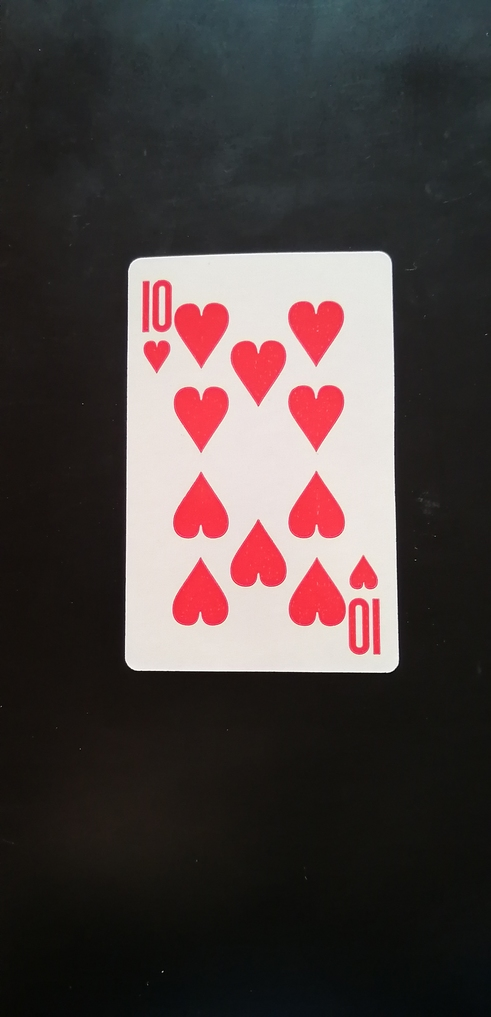
#> input picture data_sift/train/10h.jpg, 491 x 1017 px; its folder holds only this picture in this run
$ python -i multiple_cards.py   (imports and definitions only)   (older library calls are emulated)
#> lines starting #> are read from the running program, lines starting #| are printed output that depends on the picture; after the words box and inside, x2 and y2 are one past the last pixel; in counts of white or black regions, pixels touching at a corner belong together
import cv2
import os
import glob
import matplotlib.pyplot as plt
import numpy as np


def to_gray_scale(img):
    img_gray = cv2.cvtColor(img, cv2.COLOR_RGB2GRAY)
    return img_gray


def preprocess_image(image):
    image = cv2.bilateralFilter(image, d=7, sigmaSpace=75, sigmaColor=75)
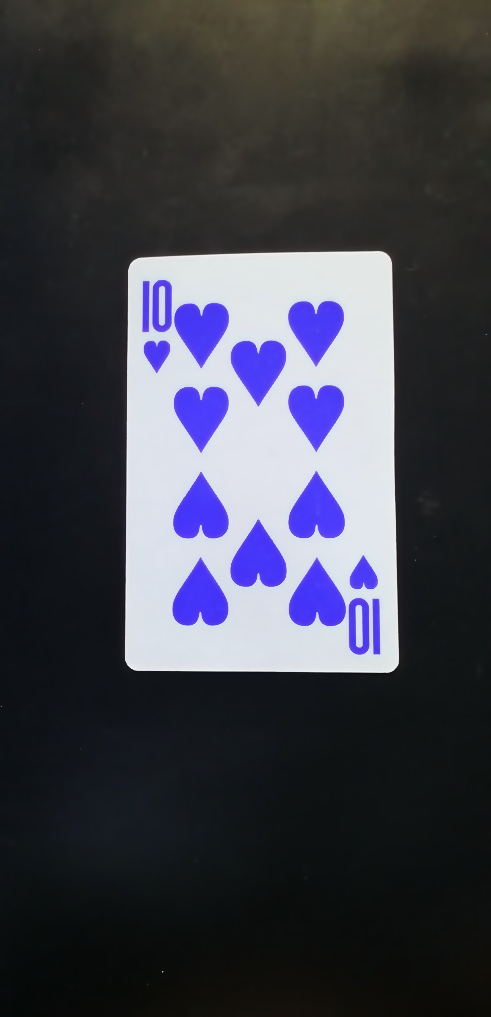
#> image: shape (1017, 491, 3); mean of channels 0, 1, 2 75.4, 65, 64.3; drawn as B, G, R
    img_gray = to_gray_scale(image)
#> in to_gray_scale, `img_gray = cv2.cvtColor(img, cv2.COLOR_RGB2GRAY)`:
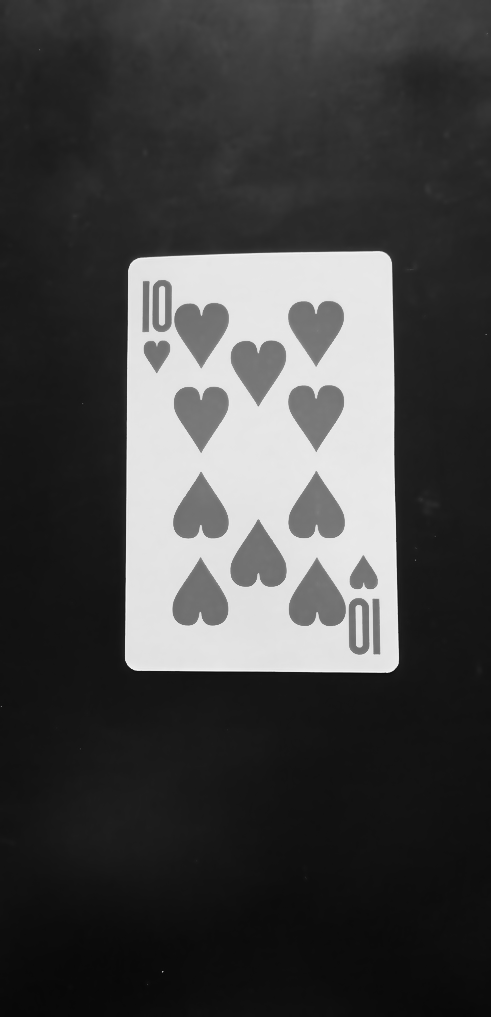
#> img_gray: shape (1017, 491); min 7, max 243, mean 68.1
    a = img_gray.max()
#> a = 243
    _, thresh = cv2.threshold(img_gray, a / 2 + 60, a, cv2.THRESH_BINARY)
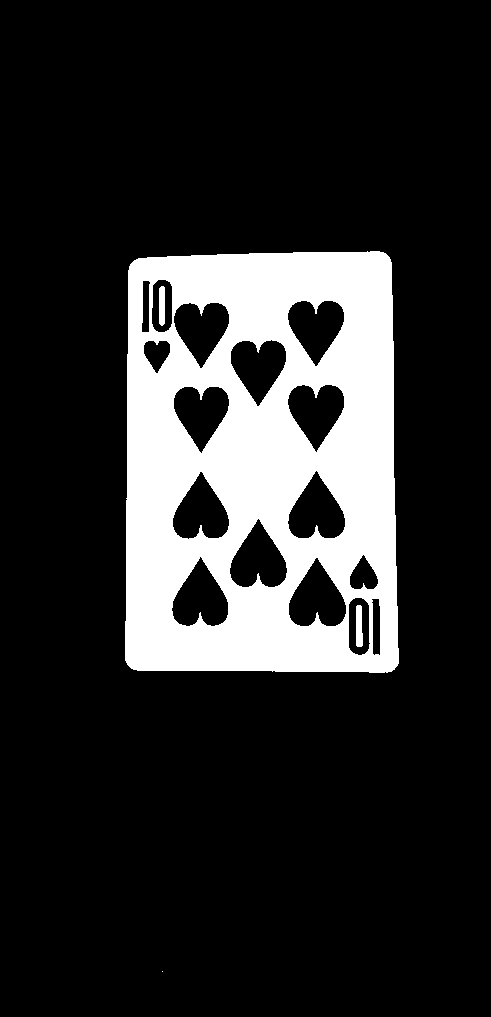
#> thresh: shape (1017, 491); values 0 (black) and 243 (white), 17% white; 4 white regions (1 under 20 px)
    return thresh


def get_contours(image):
    binary_image = preprocess_image(image)
    _, contours, hierarchy = cv2.findContours(binary_image, cv2.RETR_EXTERNAL, cv2.CHAIN_APPROX_SIMPLE)
#> contours = 2 contours, 1 with area under 20; largest, box (x1, y1, x2, y2) and area: (125, 251, 399, 673) 111242
    return contours, hierarchy


def crop_and_rotate_card(image):
    contours, hierarchy = get_contours(image)
    croped_cards = []
    for cnt in contours:
        rect = cv2.minAreaRect(cnt)
        box = cv2.boxPoints(rect)
        box = np.int0(box)
        cv2.drawContours(image, [box], 0, (0, 0, 255), 2)
        width = int(rect[1][0])
        height = int(rect[1][1])
        src_pts = box.astype("float32")
        dst_pts = np.array([[0, height - 1],
                            [0, 0],
                            [width - 1, 0],
                            [width - 1, height - 1]], dtype="float32")
        M = cv2.getPerspectiveTransform(src_pts, dst_pts)
        warped = cv2.warpPerspective(image, M, (width, height))
        dimensions = warped.shape
        if dimensions[0] < dimensions[1]:
            warped = np.rot90(warped)
        if len(contours) > 1:
            croped_cards.append(warped)
        else:
            return warped
#> this loop made 2 passes
#> (rect, width, height, src_pts, dst_pts, dimensions) on pass 1: (((162, 971), (0, 0), -90), 0, 0, [[162, 971], [162, 971], [162, 971], [162, 971]], [[0, -1], [0, 0], [-1, 0], [-1, -1]], (1017, 491, 3))
#> (rect, width, height, src_pts, dst_pts, M, dimensions) on pass 2: (((261.5, 461.5), (421, 273), -90), 421, 273, [[398, 672], [125, 672], [125, 251], [398, 251]], [[0, 272], [0, 0], [420, 0], [420, 272]], [[2.86e-16, -0.998, 670.4], [0.996, 0, -124.5], [0, 0, 1]], (273, 421, 3))
#> pass 1, in crop_and_rotate_card, `warped = cv2.warpPerspective(image, M, (width, height))`:
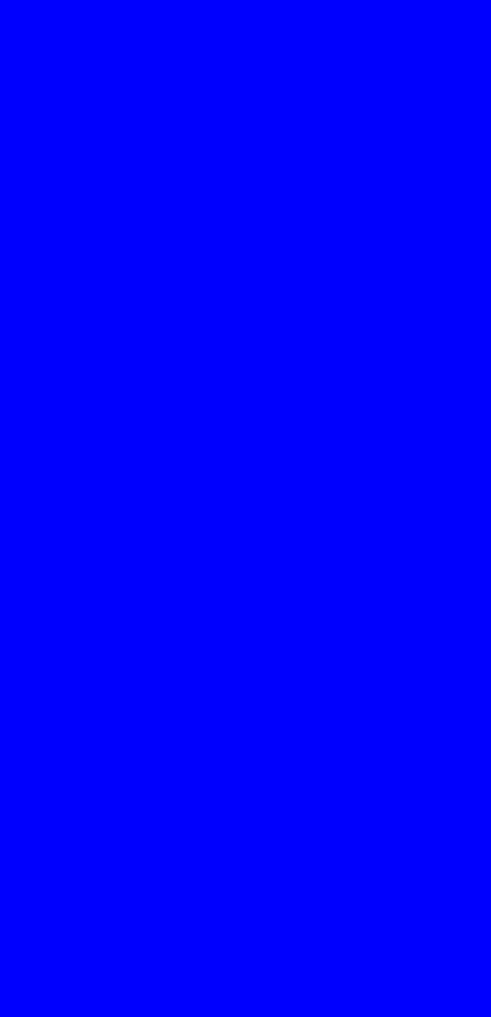
#> warped: shape (1017, 491, 3); mean R, G, B 0, 0, 255
#> pass 2, in crop_and_rotate_card, `warped = cv2.warpPerspective(image, M, (width, height))`:
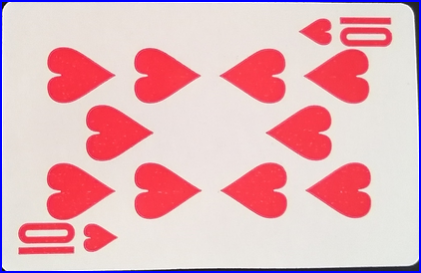
#> warped: shape (273, 421, 3); mean R, G, B 228.6, 181, 187.7
#> pass 2, in crop_and_rotate_card, `warped = np.rot90(warped)`:
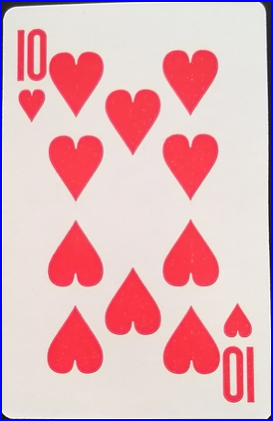
#> warped: shape (421, 273, 3); mean R, G, B 228.6, 181, 187.7
#> after the loop:
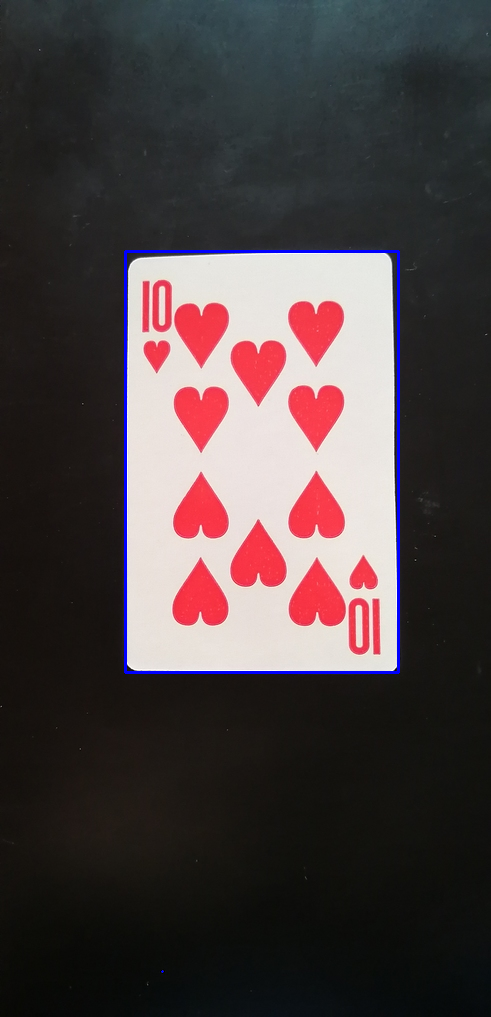
#> image: shape (1017, 491, 3); mean R, G, B 74.8, 64.5, 65.8
#> after the loop, croped_cards = 2 items
    return croped_cards

>>> import cv2
>>> picture = cv2.cvtColor(cv2.imread('data_sift/train/10h.jpg'), cv2.COLOR_BGR2RGB)
>>> result = crop_and_rotate_card(picture)
#> result = 2 items

$ run again, on data_sift/train/2c.jpg
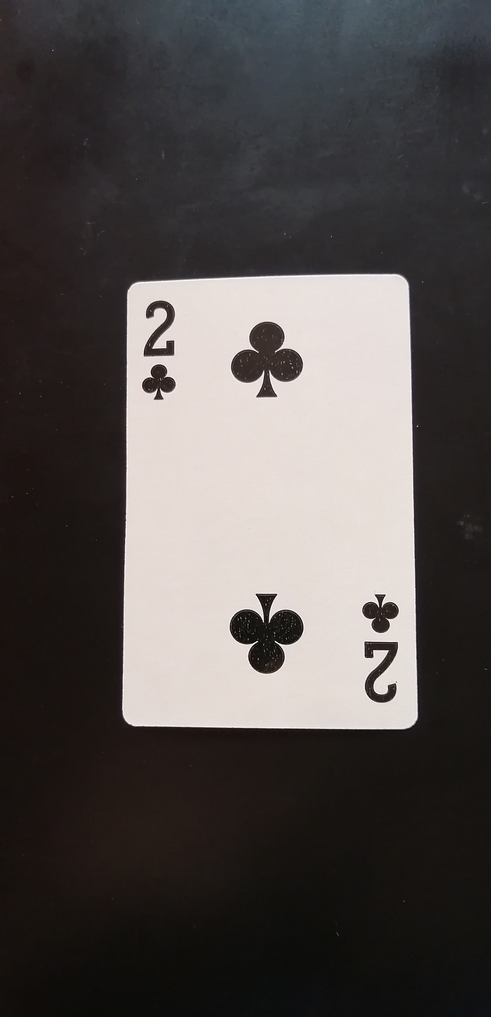
#> input picture data_sift/train/2c.jpg, 491 x 1017 px
#> a = 246
#> in preprocess_image, `_, thresh = cv2.threshold(img_gray, a / 2 + 60, a, cv2.THRESH_BINARY)`:
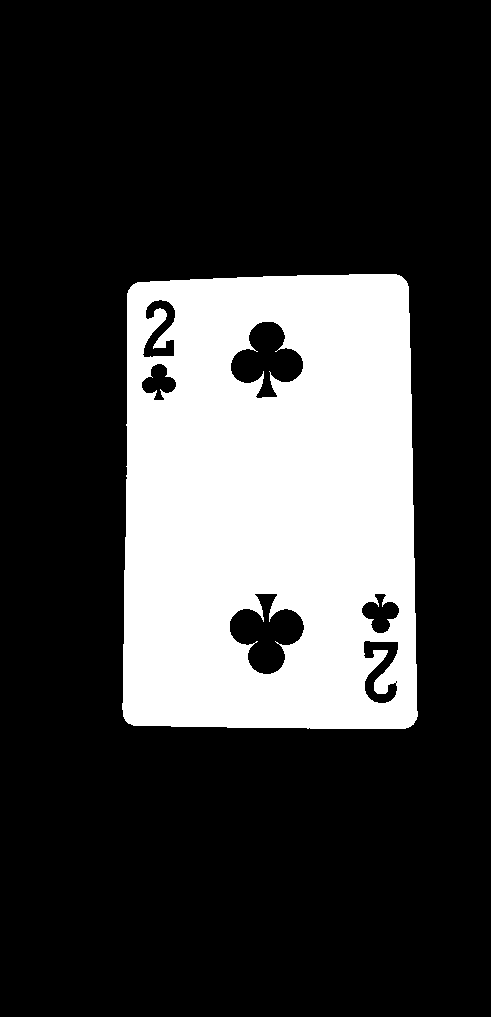
#> thresh: shape (1017, 491); values 0 (black) and 246 (white), 24% white; 1 white region
#> in get_contours, `_, contours, hierarchy = cv2.findContours(binary_image, cv2.RETR_EXTER..`: contours = 1 contour; box (x1, y1, x2, y2) and area: (122, 274, 418, 729) 128918
#> the loop in crop_and_rotate_card, `for cnt in contours:` made 1 pass
#> (rect, width, height, src_pts, dst_pts, dimensions) on pass 1: (((269.5, 501), (454, 295), -90), 454, 295, [[417, 728], [122, 728], [122, 274], [417, 274]], [[0, 294], [0, 0], [453, 0], [453, 294]], (295, 454, 3))
#> after the loop in crop_and_rotate_card, `for cnt in contours:`:
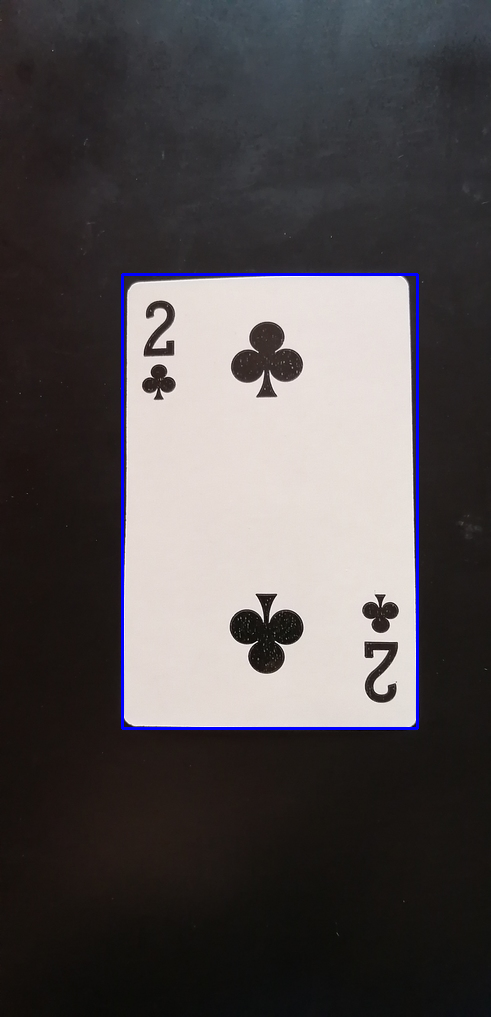
#> image: shape (1017, 491, 3); mean R, G, B 82.1, 77.6, 78.5
#> after the loop in crop_and_rotate_card, `for cnt in contours:`: croped_cards = []

$ run again, on data_sift/train/2d.jpg
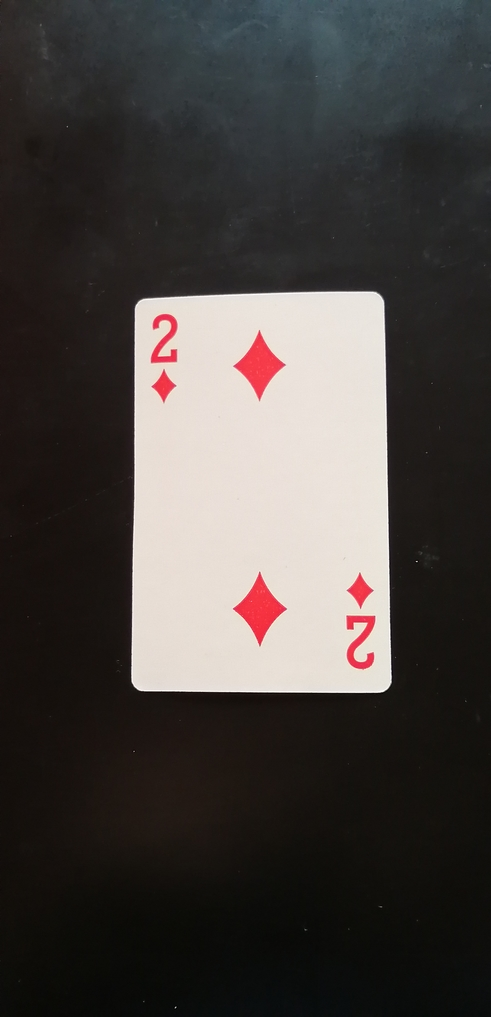
#> input picture data_sift/train/2d.jpg, 491 x 1017 px
#> a = 241
#> in preprocess_image, `_, thresh = cv2.threshold(img_gray, a / 2 + 60, a, cv2.THRESH_BINARY)`:
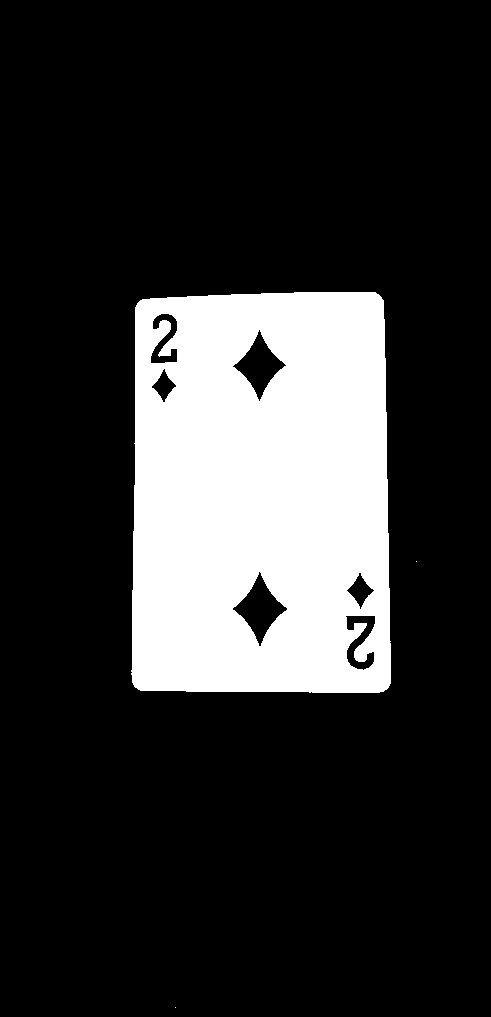
#> thresh: shape (1017, 491); values 0 (black) and 241 (white), 19.2% white; 3 white regions (2 under 20 px)
#> in get_contours, `_, contours, hierarchy = cv2.findContours(binary_image, cv2.RETR_EXTER..`: contours = 3 contours, 2 with area under 20; largest, box (x1, y1, x2, y2) and area: (131, 292, 391, 693) 100304
#> the loop in crop_and_rotate_card, `for cnt in contours:` made 3 passes
#> (rect, width, height, src_pts, dst_pts, dimensions) on passes 1 to 3: (((175, 1007), (0, 0), -90), 0, 0, [[175, 1007], [175, 1007], [175, 1007], [175, 1007]], [[0, -1], [0, 0], [-1, 0], [-1, -1]], (1017, 491, 3)), (((416, 561), (0, 0), -90), 0, 0, [[416, 561], [416, 561], [416, 561], [416, 561]], [[0, -1], [0, 0], [-1, 0], [-1, -1]], (1017, 491, 3)), (((260.5, 492), (400, 259), -90), 400, 259, [[390, 692], [131, 692], [131, 292], [390, 292]], [[0, 258], [0, 0], [399, 0], [399, 258]], (259, 400, 3))
#> after the loop in crop_and_rotate_card, `for cnt in contours:`:
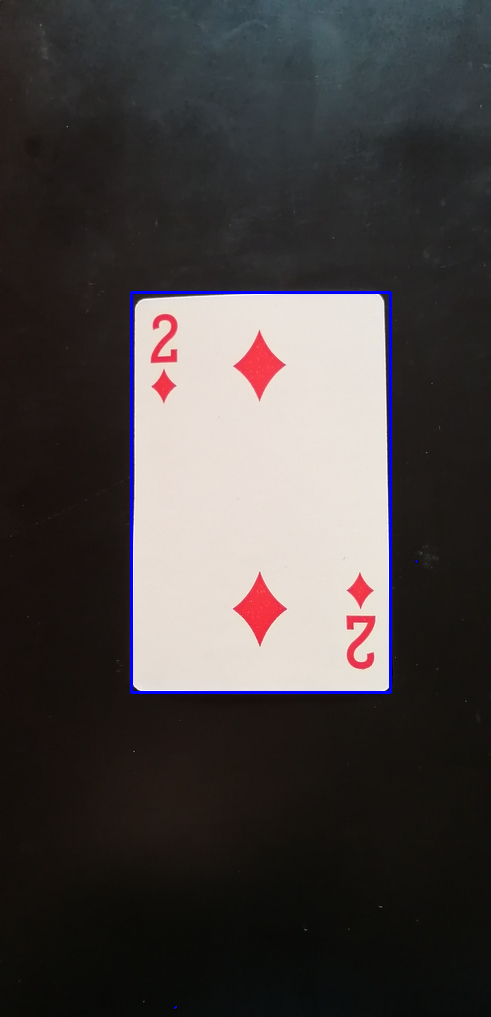
#> image: shape (1017, 491, 3); mean R, G, B 71.3, 66.8, 66.3
#> after the loop in crop_and_rotate_card, `for cnt in contours:`: croped_cards = 3 items

$ run again, on data_sift/train/4s.jpg
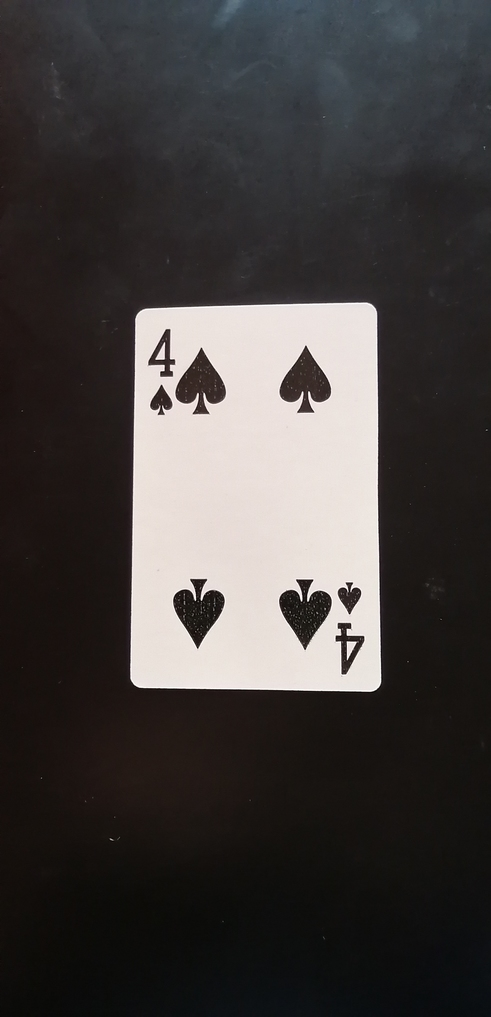
#> input picture data_sift/train/4s.jpg, 491 x 1017 px
#> a = 251
#> thresh: shape (1017, 491); values 0 (black) and 251 (white), 16.9% white; 3 white regions
#> in get_contours, `_, contours, hierarchy = cv2.findContours(binary_image, cv2.RETR_EXTER..`: contours = 1 contour; box (x1, y1, x2, y2) and area: (130, 303, 381, 692) 93624
#> the loop in crop_and_rotate_card, `for cnt in contours:` made 1 pass
#> (rect, width, height, src_pts, dst_pts, dimensions) on pass 1: (((255, 497), (388, 250), -90), 388, 250, [[380, 691], [130, 691], [130, 303], [380, 303]], [[0, 249], [0, 0], [387, 0], [387, 249]], (250, 388, 3))
#> after the loop in crop_and_rotate_card, `for cnt in contours:`:
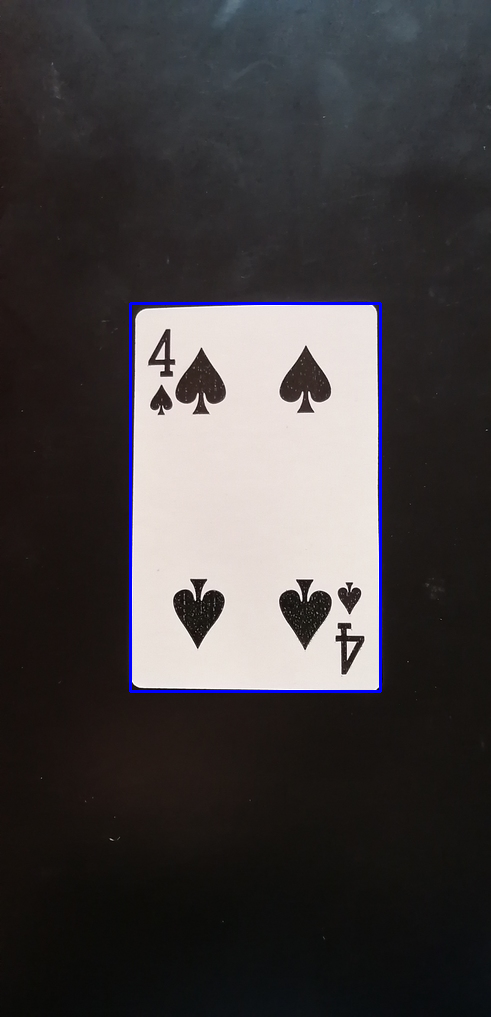
#> image: shape (1017, 491, 3); mean R, G, B 67.3, 63.6, 64.5
#> after the loop in crop_and_rotate_card, `for cnt in contours:`: croped_cards = []
